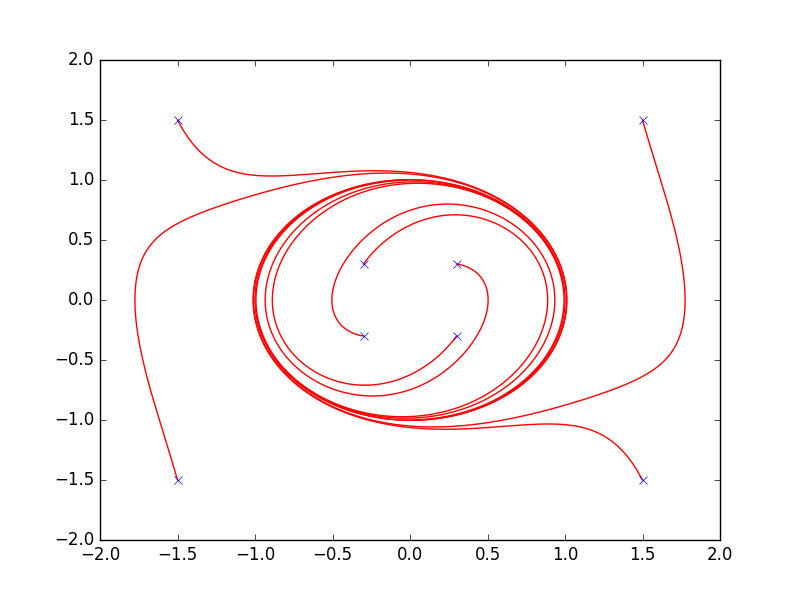

Write Python code to recreate this figure.
import numpy as np
import matplotlib.pyplot as plt
from scipy.integrate import odeint

a = 1
grid = 2.

X,Y = np.meshgrid(np.arange(-grid,grid,0.2),np.arange(-grid,grid,0.2))

U = Y
V = -a*Y*(X**2+Y**2-1) - X

def f(w,t):
    x,y = w
    return [y,-a*y*(x**2+y**2-1) - x]

w0 = [[-1.5,-1.5],[-1.5,1.5],[1.5,1.5],[1.5,-1.5],[-0.3,-0.3],[0.3,0.3],[-0.3,0.3],[0.3,-0.3]]


plt.figure(1)

t = np.linspace(0.,7.,300.)
j = 1
for point in w0:
    print point
    wsol = odeint(f,point,t)
    plt.plot([e[0] for e in wsol],[e[1] for e in wsol],c = 'red',linewidth = 1)

    j = j+1

plt.plot([e[0] for e in w0],[e[1] for e in w0],'x',label = 'Startpoints')
plt.axis([-grid,grid,-grid,grid])

#plt.streamplot(X,Y,U,V,density=0.5)

plt.show()
